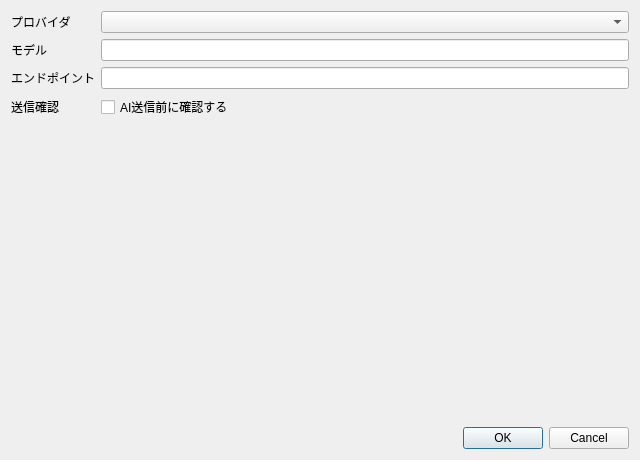
<?xml version="1.0" encoding="UTF-8"?>
<ui version="4.0">
 <class>AiSettingsDialog</class>
 <widget class="QDialog" name="aiSettingsDialog"><property name="geometry"><rect><x>0</x><y>0</y><width>640</width><height>460</height></rect></property><property name="windowTitle"><string>AI設定</string></property><layout class="QVBoxLayout" name="verticalLayout_aiSettings"><item><layout class="QFormLayout" name="formLayout_aiSettings"><item row="0" column="0"><widget class="QLabel" name="aiProviderLabel"><property name="text"><string>プロバイダ</string></property></widget></item><item row="0" column="1"><widget class="QComboBox" name="aiProviderCombo"/></item><item row="1" column="0"><widget class="QLabel" name="aiModelLabel"><property name="text"><string>モデル</string></property></widget></item><item row="1" column="1"><widget class="QLineEdit" name="aiModelEdit"/></item><item row="2" column="0"><widget class="QLabel" name="aiEndpointLabel"><property name="text"><string>エンドポイント</string></property></widget></item><item row="2" column="1"><widget class="QLineEdit" name="aiEndpointEdit"/></item><item row="3" column="0"><widget class="QLabel" name="aiPrivacyLabel"><property name="text"><string>送信確認</string></property></widget></item><item row="3" column="1"><widget class="QCheckBox" name="aiConfirmBeforeSendCheckBox"><property name="text"><string>AI送信前に確認する</string></property></widget></item></layout></item><item><widget class="QDialogButtonBox" name="aiSettingsButtonBox"><property name="standardButtons"><set>QDialogButtonBox::Cancel|QDialogButtonBox::Ok</set></property></widget></item></layout></widget>
 <resources/>
 <connections/>
</ui>
